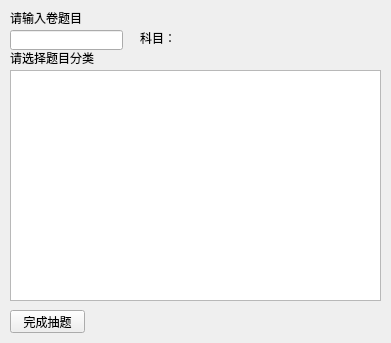
<?xml version="1.0" encoding="UTF-8"?>
<ui version="4.0">
 <class>ExtractPaper</class>
 <widget class="QWidget" name="ExtractPaper">
  <property name="geometry">
   <rect>
    <x>0</x>
    <y>0</y>
    <width>391</width>
    <height>343</height>
   </rect>
  </property>
  <property name="windowTitle">
   <string>Form</string>
  </property>
  <widget class="QTableWidget" name="categoryTableWidget">
   <property name="geometry">
    <rect>
     <x>10</x>
     <y>70</y>
     <width>371</width>
     <height>231</height>
    </rect>
   </property>
   <property name="editTriggers">
    <set>QAbstractItemView::NoEditTriggers</set>
   </property>
  </widget>
  <widget class="QLineEdit" name="titleLineEdit">
   <property name="geometry">
    <rect>
     <x>10</x>
     <y>30</y>
     <width>113</width>
     <height>20</height>
    </rect>
   </property>
  </widget>
  <widget class="QPushButton" name="pushButton">
   <property name="geometry">
    <rect>
     <x>10</x>
     <y>310</y>
     <width>75</width>
     <height>23</height>
    </rect>
   </property>
   <property name="text">
    <string>完成抽题</string>
   </property>
  </widget>
  <widget class="QLabel" name="label">
   <property name="geometry">
    <rect>
     <x>10</x>
     <y>10</y>
     <width>111</width>
     <height>16</height>
    </rect>
   </property>
   <property name="text">
    <string>请输入卷题目</string>
   </property>
  </widget>
  <widget class="QLabel" name="label_2">
   <property name="geometry">
    <rect>
     <x>10</x>
     <y>50</y>
     <width>111</width>
     <height>16</height>
    </rect>
   </property>
   <property name="text">
    <string>请选择题目分类</string>
   </property>
  </widget>
  <widget class="QLabel" name="subjectName">
   <property name="geometry">
    <rect>
     <x>140</x>
     <y>30</y>
     <width>241</width>
     <height>16</height>
    </rect>
   </property>
   <property name="text">
    <string>科目：</string>
   </property>
  </widget>
 </widget>
 <resources/>
 <connections/>
</ui>
